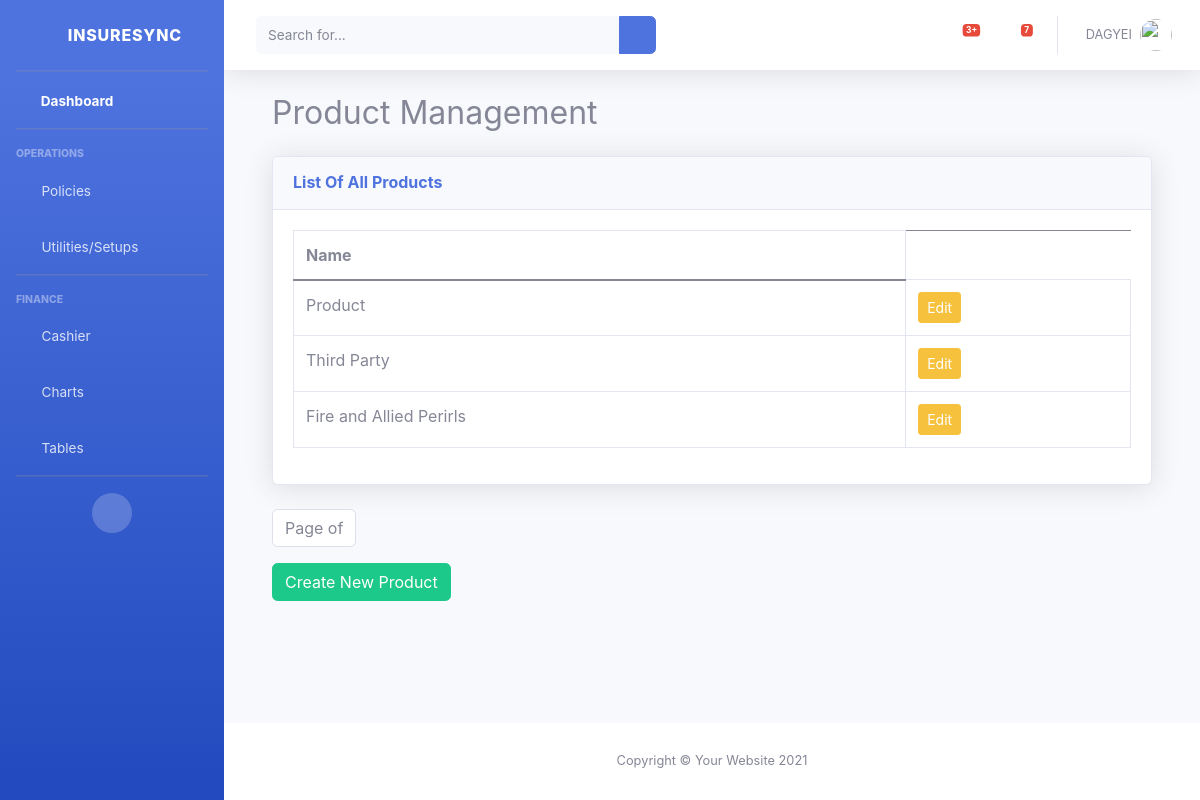
The page /product/list (signed in) on the database its author committed.
### setups/models.py (models this page shows, shortened)
class Product(models.Model):
    name = models.CharField(max_length=50, null=False)
    class Meta:
        verbose_name = ("Product")
        verbose_name_plural = ("Products")

### setups/views.py (the view)
# urls.py: path('product/list', ProductListView.as_view(), name='product-list'),
class ProductListView(ListView):
    model = Product
    template_name = "product_list.html"

### templates/product_list.html (shortened to what this page needs)
{% extends 'base.html' %}
{% block content %}
<div class="container">
    <h2>Product Management</h2>
    <div class="card shadow mb-4 mt-4">
        <div class="card-header py-3">
            <h6 class="m-0 font-weight-bold text-primary">List Of All Products</h6>
        </div>
        <div class="card-body">
            <div class="table-responsive">
                <table class="table table-bordered" id="dataTable" width="100%" cellspacing="0">
                    <thead>
                            <tr>
                                <th>Name</th>
                            </tr>
                    </thead>
                    <tbody>
                        {% for product in object_list %}
                        <tr>
                            <td>{{ product.name }} </td>
                            <td>
                                <a href="{% url 'product-update' product.id %}" class="btn btn-sm btn-warning">
                                    Edit
                                </a>
                            </td>
                        </tr>
                        {% empty %}
                        <tr>
                            <td colspan="5" class="text-center">No Products found.</td>
                        </tr>
                        {% endfor %}
                    </tbody>
                </table>
            </div>
        </div>
    </div>
    <nav>
        <ul class="pagination">
            <li class="page-item disabled">
                <span class="page-link">
                    Page {{ users.number }} of {{ users.paginator.num_pages }}
                </span>
            </li>
        </ul>
    </nav>
    <a href="{% url 'product-create' %}" class="btn btn-success">Create New Product</a>
</div>
{% endblock %}

### templates/base.html (shortened to what this page needs)
{% load static %}
<!DOCTYPE html>
<html lang="en">
<head>
    <link href="https://cdn.jsdelivr.net/npm/bootstrap@5.0.2/dist/css/bootstrap.min.css" rel="stylesheet">
    <link rel="stylesheet" href="{% static 'main.css' %}">
    <link href="{% static 'vendor/fontawesome-free/css/all.min.css' %}" rel="stylesheet" type="text/css">
    <link href="{% static 'css/sb-admin-2.min.css' %}" rel="stylesheet">
</head>
    <body id="page-top">
        <div id="wrapper">
            <ul class="navbar-nav bg-gradient-primary sidebar sidebar-dark accordion" id="accordionSidebar">
                <a class="sidebar-brand d-flex align-items-center justify-content-center" href="index.html">
                    <div class="sidebar-brand-icon rotate-n-15">
                        <i class="fas fa-laugh-wink"></i>
                    </div>
                    <div class="sidebar-brand-text mx-3">InsureSync</div>
                </a>
                <hr class="sidebar-divider my-0">
                <li class="nav-item active">
                    <a class="nav-link" href="index.html">
                        <i class="fas fa-fw fa-tachometer-alt"></i>
                        <span>Dashboard</span></a>
                </li>
                <hr class="sidebar-divider">
                <div class="sidebar-heading">
                    Operations
                </div>
                <li class="nav-item">
                    <a class="nav-link collapsed" href="#" data-toggle="collapse" data-target="#collapseTwo"
                        aria-expanded="true" aria-controls="collapseTwo">
                        <i class="fas fa-fw fa-cog"></i>
                        <span>Policies</span>
                    </a>
                </li>
                <li class="nav-item">
                    <a class="nav-link collapsed" href="#" data-toggle="collapse" data-target="#collapseUtilities"
                        aria-expanded="true" aria-controls="collapseUtilities">
                        <i class="fas fa-fw fa-wrench"></i>
                        <span>Utilities/Setups</span>
                    </a>
                </li>
                <hr class="sidebar-divider">
                <div class="sidebar-heading">
                   Finance
                </div>
                <li class="nav-item">
                    <a class="nav-link collapsed" href="#" data-toggle="collapse" data-target="#collapsePages"
                        aria-expanded="true" aria-controls="collapsePages">
                        <i class="fas fa-fw fa-folder"></i>
                        <span>Cashier</span>
                    </a>
                </li>
                <li class="nav-item">
                    <a class="nav-link" href="charts.html">
                        <i class="fas fa-fw fa-chart-area"></i>
                        <span>Charts</span></a>
                </li>
                <li class="nav-item">
                    <a class="nav-link" href="tables.html">
                        <i class="fas fa-fw fa-table"></i>
                        <span>Tables</span></a>
                </li>
                <hr class="sidebar-divider d-none d-md-block">
                <div class="text-center d-none d-md-inline">
                    <button class="rounded-circle border-0" id="sidebarToggle"></button>
                </div>
            </ul>
            <div id="content-wrapper" class="d-flex flex-column">
                <div id="content">
                    <nav class="navbar navbar-expand navbar-light bg-white topbar mb-4 static-top shadow">
                        <form
                            class="d-none d-sm-inline-block form-inline mr-auto ml-md-3 my-2 my-md-0 mw-100 navbar-search">
                            <div class="input-group">
                                <input type="text" class="form-control bg-light border-0 small" placeholder="Search for..."
                                    aria-label="Search" aria-describedby="basic-addon2">
                                <div class="input-group-append">
                                    <button class="btn btn-primary" type="button">
                                        <i class="fas fa-search fa-sm"></i>
                                    </button>
                                </div>
                            </div>
                        </form>
                        <ul class="navbar-nav ml-auto">
                            <li class="nav-item dropdown no-arrow mx-1">
                                <a class="nav-link dropdown-toggle" href="#" id="alertsDropdown" role="button"
                                    data-toggle="dropdown" aria-haspopup="true" aria-expanded="false">
                                    <span class="badge badge-danger badge-counter">3+</span>
                                </a>
                            </li>
                            <li class="nav-item dropdown no-arrow mx-1">
                                <a class="nav-link dropdown-toggle" href="#" id="messagesDropdown" role="button"
                                    data-toggle="dropdown" aria-haspopup="true" aria-expanded="false">
                                    <i class="fas fa-envelope fa-fw"></i>
                                    <span class="badge badge-danger badge-counter">7</span>
                                </a>
                            </li>
                            <li class="nav-item dropdown no-arrow">
                                <a class="nav-link dropdown-toggle" href="#" id="userDropdown" role="button"
                                    data-toggle="dropdown" aria-haspopup="true" aria-expanded="false">
                                    <span class="mr-2 d-none d-lg-inline text-gray-600 small">{{user.username}}</span>
                                    <img class="img-profile rounded-circle"
                                        src="img/undraw_profile.svg">
                                </a>
                            </li>
                        </ul>
                    </nav>
                    <div class="container-fluid">
                        {% block content%}
                        {% endblock content%}
                    </div>
                </div>
                <footer class="sticky-footer bg-white">
                    <div class="container my-auto">
                        <div class="copyright text-center my-auto">
                            <span>Copyright &copy; Your Website 2021</span>
                        </div>
                    </div>
                </footer>
            </div>
        </div>
        </body>
    </body>
</html>

### static/main.css (style rules this page uses)
:root { --header-height: 3rem; --nav-width: 68px; --first-color: #1A968E; --first-color-light: #AFA5D9; --white-color: #F7F6FB; --body-font: "Montserrat", serif; --z-fixed: 100; }
* { padding: 0; margin: 0; }

### rows shown on the page
Product: name "Product"
Product: name "Third Party"
Product: name "Fire and Allied Perirls"

### other values the page prints
{{ user.username }} "DAGYEI"
